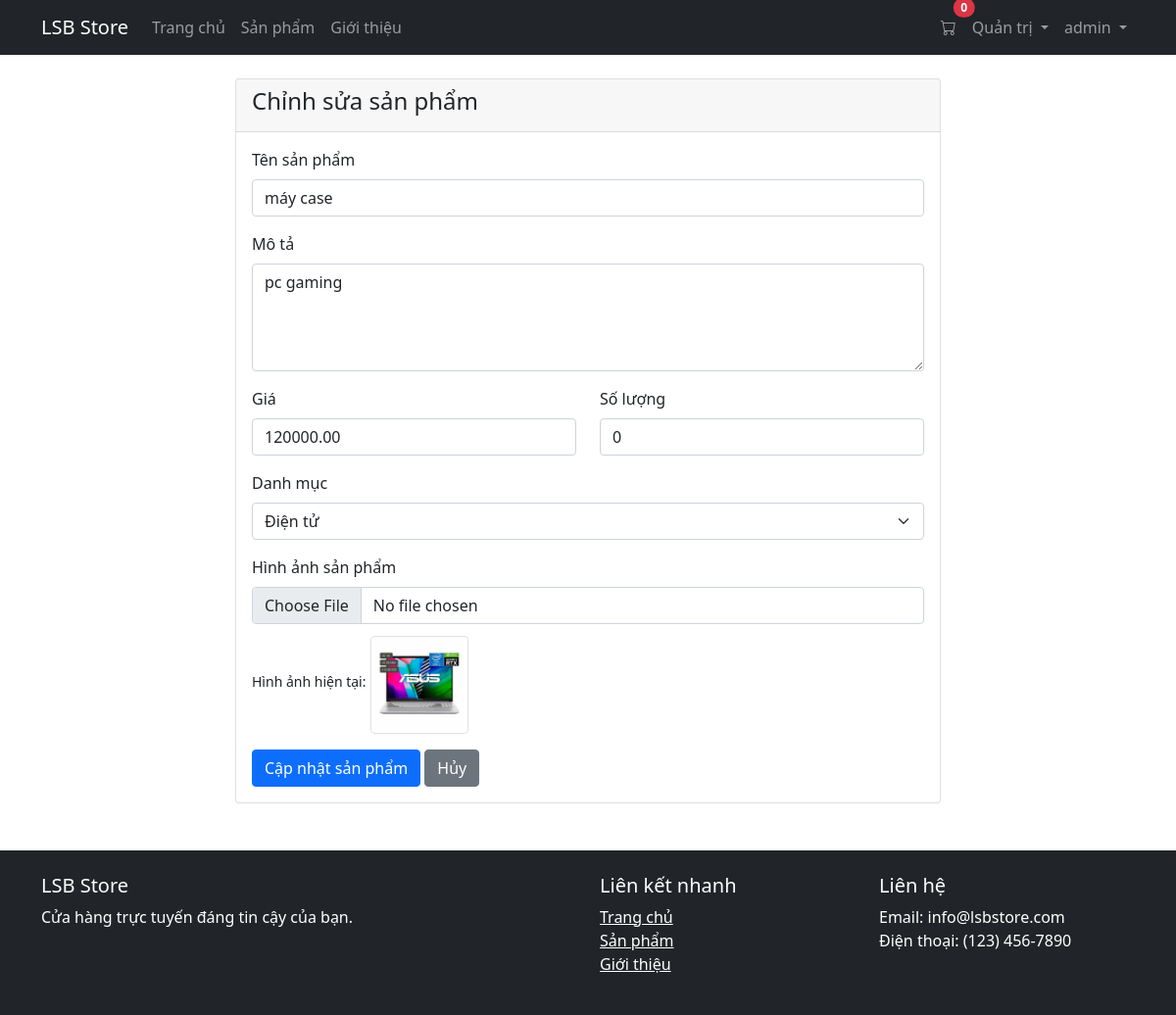
The page /product/4/edit (signed in) on the database its author committed.
### app/models/user.py (models this page shows, shortened)
class User(UserMixin, db.Model):
    __tablename__ = 'users'
    id = db.Column(db.Integer, primary_key=True)
    username = db.Column(db.String(64), index=True, unique=True, nullable=False)
    email = db.Column(db.String(120), index=True, unique=True, nullable=False)
    password_hash = db.Column(db.String(128))
    is_admin = db.Column(db.Boolean, default=False)
    orders = db.relationship('Order', backref='customer', lazy='dynamic')
    reviews = db.relationship('Review', backref='author', lazy='dynamic')
    cart_items = db.relationship('CartItem', backref='user', lazy='dynamic')

### app/models/product.py (models this page shows, shortened)
class Product(db.Model):
    __tablename__ = 'products'
    id = db.Column(db.Integer, primary_key=True)
    name = db.Column(db.String(100), nullable=False)
    description = db.Column(db.Text, nullable=False)
    price = db.Column(db.Float, nullable=False)
    image = db.Column(db.String(100))
    stock = db.Column(db.Integer, nullable=False, default=0)
    category = db.Column(db.String(50))
    reviews = db.relationship('Review', backref='product', lazy='dynamic')
    order_items = db.relationship('OrderItem', backref='product', lazy='dynamic')
    def image_url(self):
        if self.image:
            return url_for('static', filename=f'images/products/{self.image}')
        return url_for('static', filename='images/placeholder.png')

### app/controllers/product_controller.py (the view, shortened to what this page needs)
@product_bp.route('/<int:id>/edit', methods=['GET', 'POST'])
@login_required
def edit_product(id):
    if not current_user.is_admin:
        flash('You do not have permission to access this page', 'danger')
        return redirect(url_for('home.index'))
    product = Product.query.get_or_404(id)
    form = ProductForm(obj=product)
    return render_template('admin/edit_product.html', title='Edit Product',
                           form=form, product=product)

### app/views/product_view.py
class ProductForm(FlaskForm):
    name = StringField('Tên sản phẩm', validators=[DataRequired()])
    description = TextAreaField('Mô tả', validators=[DataRequired()])
    price = DecimalField('Giá', validators=[DataRequired(), NumberRange(min=0.01)])
    stock = IntegerField('Số lượng', validators=[DataRequired(), NumberRange(min=0)])
    category = SelectField('Danh mục', choices=[
        ('', 'Chọn danh mục'),
        ('electronics', 'Điện tử'),
        ('clothing', 'Quần áo'),
        ('home', 'Nhà cửa & Vườn'),
        ('books', 'Sách'),
        ('other', 'Khác')
    ], validators=[DataRequired()])
    image = FileField('Hình ảnh sản phẩm', validators=[FileAllowed(['jpg', 'png', 'jpeg'])])
    submit = SubmitField('Lưu')

### app/models/user.py (called while the page is built)
@login_manager.user_loader
def load_user(id):
    return User.query.get(int(id))

### app/templates/admin/edit_product.html (shortened to what this page needs)
{% extends "base.html" %}
{% block content %}
<div class="container">
    <div class="row justify-content-center">
        <div class="col-md-8">
            <div class="card">
                <div class="card-header">
                    <h4>Chỉnh sửa sản phẩm</h4>
                </div>
                <div class="card-body">
                    <form method="POST" action="{{ url_for('product.edit_product', id=product.id) }}" enctype="multipart/form-data">
                        <div class="mb-3">
                            {{ form.name.label(class="form-label") }}
                            {{ form.name(class="form-control") }}
                        </div>
                        <div class="mb-3">
                            {{ form.description.label(class="form-label") }}
                            {{ form.description(class="form-control", rows=4) }}
                        </div>
                        <div class="row">
                            <div class="col-md-6 mb-3">
                                {{ form.price.label(class="form-label") }}
                                {{ form.price(class="form-control") }}
                            </div>
                            <div class="col-md-6 mb-3">
                                {{ form.stock.label(class="form-label") }}
                                {{ form.stock(class="form-control") }}
                            </div>
                        </div>
                        <div class="mb-3">
                            {{ form.category.label(class="form-label") }}
                            {{ form.category(class="form-select") }}
                        </div>
                        <div class="mb-3">
                            {{ form.image.label(class="form-label") }}
                            {{ form.image(class="form-control") }}
                            {% if product.image %}
                                <div class="mt-2">
                                    <small>Hình ảnh hiện tại:</small>
                                    <img src="{{ product.image_url() }}"
                                         class="img-thumbnail mt-1" style="max-height: 100px;">
                                </div>
                            {% endif %}
                        </div>
                        <button type="submit" class="btn btn-primary">Cập nhật sản phẩm</button>
                        <a href="{{ url_for('product.detail', id=product.id) }}" class="btn btn-secondary">Hủy</a>
                    </form>
                </div>
            </div>
        </div>
    </div>
</div>
{% endblock %}

### app/templates/base.html (shortened to what this page needs)
<!DOCTYPE html>
<html lang="vi">
<head>
    <link href="https://cdn.jsdelivr.net/npm/bootstrap@5.1.3/dist/css/bootstrap.min.css" rel="stylesheet">
    <link rel="stylesheet" href="https://cdn.jsdelivr.net/npm/bootstrap-icons@1.8.1/font/bootstrap-icons.css">
    <link rel="stylesheet" href="{{ url_for('static', filename='css/style.css') }}">
</head>
<body>
    <nav class="navbar navbar-expand-lg navbar-dark bg-dark">
        <div class="container">
            <a class="navbar-brand" href="{{ url_for('home.index') }}">LSB Store</a>
            <div class="collapse navbar-collapse" id="navbarNav">
                <ul class="navbar-nav me-auto">
                    <li class="nav-item">
                        <a class="nav-link" href="{{ url_for('home.index') }}">Trang chủ</a>
                    </li>
                    <li class="nav-item">
                        <a class="nav-link" href="{{ url_for('product.list_products') }}">Sản phẩm</a>
                    </li>
                    <li class="nav-item">
                        <a class="nav-link" href="{{ url_for('home.about') }}">Giới thiệu</a>
                    </li>
                </ul>
                <ul class="navbar-nav">
                    <li class="nav-item">
                        <a class="nav-link position-relative" href="{{ url_for('cart.view_cart') }}">
                            <i class="bi bi-cart"></i>
                            <span class="position-absolute top-0 start-100 translate-middle badge rounded-pill bg-danger">
                                {% if current_user.is_authenticated %}
                                    {{ current_user.cart_items.count() }}
                                {% else %}
                                    0
                                {% endif %}
                            </span>
                        </a>
                    </li>
                    {% if current_user.is_authenticated %}
                        {% if current_user.is_admin %}
                            <li class="nav-item dropdown">
                                <a class="nav-link dropdown-toggle" href="#" id="adminDropdown" role="button" data-bs-toggle="dropdown">
                                    Quản trị
                                </a>
                            </li>
                        {% endif %}
                        <li class="nav-item dropdown">
                            <a class="nav-link dropdown-toggle" href="#" id="userDropdown" role="button" data-bs-toggle="dropdown">
                                {{ current_user.username }}
                            </a>
                        </li>
                    {% endif %}
                </ul>
            </div>
        </div>
    </nav>
    <div class="container mt-4">
        {% block content %}{% endblock %}
    </div>
    <footer class="bg-dark text-white mt-5">
        <div class="container py-4">
            <div class="row">
                <div class="col-md-6">
                    <h5>LSB Store</h5>
                    <p>Cửa hàng trực tuyến đáng tin cậy của bạn.</p>
                </div>
                <div class="col-md-3">
                    <h5>Liên kết nhanh</h5>
                    <ul class="list-unstyled">
                        <li><a href="{{ url_for('home.index') }}" class="text-white">Trang chủ</a></li>
                        <li><a href="{{ url_for('product.list_products') }}" class="text-white">Sản phẩm</a></li>
                        <li><a href="{{ url_for('home.about') }}" class="text-white">Giới thiệu</a></li>
                    </ul>
                </div>
                <div class="col-md-3">
                    <h5>Liên hệ</h5>
                    <address>
                        Email: info@lsbstore.com<br>
                        Điện thoại: (123) 456-7890
                    </address>
                </div>
            </div>
        </div>
    </footer>
</body>
</html>

### app/static/css/style.css (style rules this page uses)
body { display: flex; flex-direction: column; min-height: 100vh; }
footer { margin-top: auto; }

### rows shown on the page
User: username "admin"
Product: name "máy case", description "pc gaming", price "120000.00", stock "0", category "Điện tử", image_url (picture)

### other values the page prints
{{ current_user.cart_items.count() }} "0"
